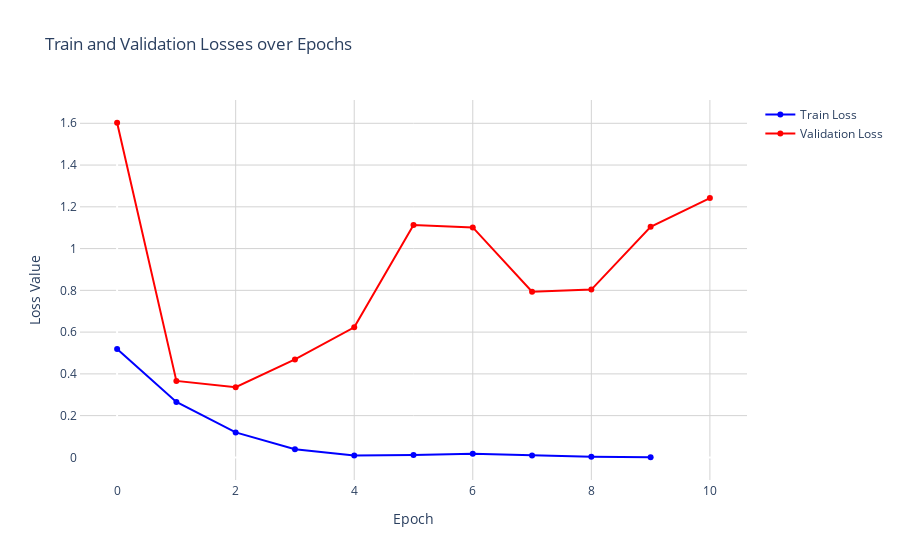

Source (notebook cell):
### Code cell
# Losses Graph
loss_fig = go.Figure()

# Plotting Train and Validation Loss
loss_fig.add_trace(go.Scatter(y=train_losses, mode='lines+markers', name='Train Loss', line=dict(width=2, color='blue')))
loss_fig.add_trace(go.Scatter(y=val_losses, mode='lines+markers', name='Validation Loss', line=dict(width=2, color='red')))

# Styling and Layout options for Losses Graph
loss_fig.update_layout(
    title='Train and Validation Losses over Epochs',
    xaxis_title='Epoch',
    yaxis_title='Loss Value',
    xaxis=dict(showline=True, showgrid=True, gridcolor='lightgray'),
    yaxis=dict(showline=True, showgrid=True, gridcolor='lightgray'),
    plot_bgcolor='white',
    paper_bgcolor='white'
)

loss_fig.show()

### Figure 1 — Plotly figure (JSON) as saved in the notebook; plotly's stock layout.template omitted (floating-point values rounded to 4 significant figures)
{"data": [{"line": {"color": "blue", "width": 2}, "mode": "lines+markers", "name": "Train Loss", "type": "scatter", "y": [0.5193, 0.2653, 0.1196, 0.03902, 0.008876, 0.01104, 0.01722, 0.009653, 0.003155, 0.0007476]}, {"line": {"color": "red", "width": 2}, "mode": "lines+markers", "name": "Validation Loss", "type": "scatter", "y": [1.603, 0.3665, 0.3359, 0.4692, 0.6227, 1.112, 1.101, 0.7935, 0.8035, 1.105, 1.242]}], "layout": {"paper_bgcolor": "white", "plot_bgcolor": "white", "title": {"text": "Train and Validation Losses over Epochs"}, "xaxis": {"gridcolor": "lightgray", "showgrid": true, "showline": true, "title": {"text": "Epoch"}}, "yaxis": {"gridcolor": "lightgray", "showgrid": true, "showline": true, "title": {"text": "Loss Value"}}}}
